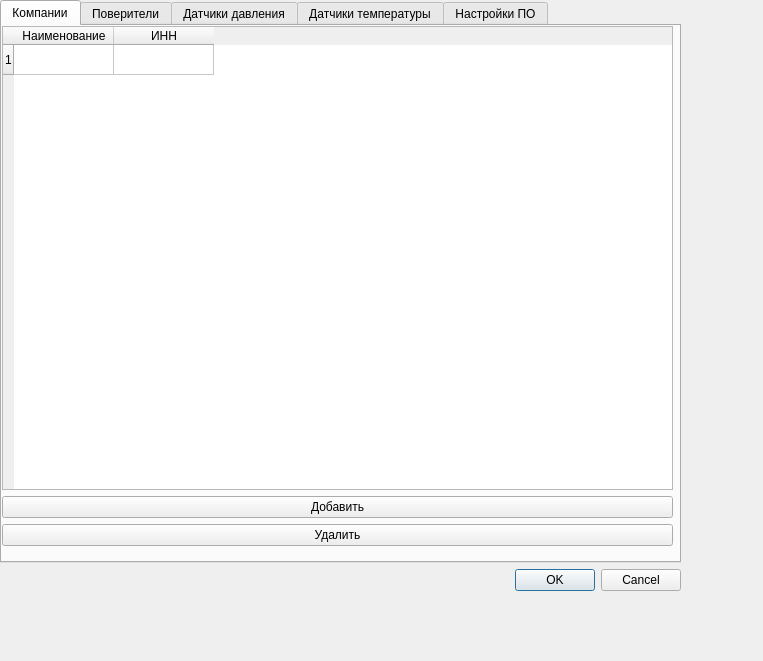
<?xml version="1.0" encoding="UTF-8"?>
<ui version="4.0">
 <class>OptionsDialog</class>
 <widget class="QDialog" name="OptionsDialog">
  <property name="windowModality">
   <enum>Qt::NonModal</enum>
  </property>
  <property name="geometry">
   <rect>
    <x>0</x>
    <y>0</y>
    <width>763</width>
    <height>661</height>
   </rect>
  </property>
  <property name="windowTitle">
   <string>Настройки</string>
  </property>
  <property name="modal">
   <bool>true</bool>
  </property>
  <widget class="QWidget" name="verticalLayoutWidget_2">
   <property name="geometry">
    <rect>
     <x>0</x>
     <y>0</y>
     <width>681</width>
     <height>591</height>
    </rect>
   </property>
   <layout class="QVBoxLayout" name="verticalLayout_2">
    <item>
     <widget class="QTabWidget" name="tabWidget">
      <property name="tabShape">
       <enum>QTabWidget::Rounded</enum>
      </property>
      <property name="currentIndex">
       <number>0</number>
      </property>
      <widget class="QWidget" name="tab_3">
       <attribute name="title">
        <string>Компании</string>
       </attribute>
       <widget class="QWidget" name="verticalLayoutWidget">
        <property name="geometry">
         <rect>
          <x>0</x>
          <y>0</y>
          <width>671</width>
          <height>520</height>
         </rect>
        </property>
        <layout class="QVBoxLayout" name="lay">
         <property name="sizeConstraint">
          <enum>QLayout::SetMaximumSize</enum>
         </property>
         <property name="leftMargin">
          <number>0</number>
         </property>
         <property name="topMargin">
          <number>0</number>
         </property>
         <item>
          <widget class="QTableWidget" name="CompanyTableWidget">
           <property name="alternatingRowColors">
            <bool>true</bool>
           </property>
           <property name="selectionMode">
            <enum>QAbstractItemView::SingleSelection</enum>
           </property>
           <property name="selectionBehavior">
            <enum>QAbstractItemView::SelectRows</enum>
           </property>
           <property name="rowCount">
            <number>1</number>
           </property>
           <property name="columnCount">
            <number>2</number>
           </property>
           <row/>
           <column>
            <property name="text">
             <string>Наименование</string>
            </property>
           </column>
           <column>
            <property name="text">
             <string>ИНН</string>
            </property>
           </column>
          </widget>
         </item>
         <item>
          <widget class="QPushButton" name="AddButton">
           <property name="text">
            <string>Добавить</string>
           </property>
           <property name="flat">
            <bool>false</bool>
           </property>
          </widget>
         </item>
         <item>
          <widget class="QPushButton" name="DeleteButton">
           <property name="text">
            <string>Удалить</string>
           </property>
          </widget>
         </item>
        </layout>
       </widget>
      </widget>
      <widget class="QWidget" name="tab">
       <attribute name="title">
        <string>Поверители</string>
       </attribute>
       <widget class="QWidget" name="verticalLayoutWidget_3">
        <property name="geometry">
         <rect>
          <x>0</x>
          <y>0</y>
          <width>671</width>
          <height>501</height>
         </rect>
        </property>
        <layout class="QVBoxLayout" name="verticalLayout_3">
         <property name="sizeConstraint">
          <enum>QLayout::SetMaximumSize</enum>
         </property>
         <item>
          <widget class="QTableWidget" name="PovTableWidget">
           <property name="alternatingRowColors">
            <bool>true</bool>
           </property>
           <property name="selectionMode">
            <enum>QAbstractItemView::SingleSelection</enum>
           </property>
           <property name="selectionBehavior">
            <enum>QAbstractItemView::SelectRows</enum>
           </property>
           <property name="rowCount">
            <number>2</number>
           </property>
           <property name="columnCount">
            <number>1</number>
           </property>
           <row/>
           <row/>
           <column>
            <property name="text">
             <string>ФИО</string>
            </property>
           </column>
          </widget>
         </item>
         <item>
          <widget class="QPushButton" name="AddPovButton">
           <property name="text">
            <string>Добавить</string>
           </property>
          </widget>
         </item>
         <item>
          <widget class="QPushButton" name="DeletePovButton">
           <property name="text">
            <string>Удалить</string>
           </property>
          </widget>
         </item>
        </layout>
       </widget>
      </widget>
      <widget class="QWidget" name="widget">
       <attribute name="title">
        <string>Датчики давления</string>
       </attribute>
       <widget class="QWidget" name="verticalLayoutWidget_4">
        <property name="geometry">
         <rect>
          <x>2</x>
          <y>3</y>
          <width>671</width>
          <height>501</height>
         </rect>
        </property>
        <layout class="QVBoxLayout" name="verticalLayout_4">
         <item>
          <widget class="QTableWidget" name="PTableWidget">
           <property name="alternatingRowColors">
            <bool>true</bool>
           </property>
           <property name="selectionMode">
            <enum>QAbstractItemView::SingleSelection</enum>
           </property>
           <property name="selectionBehavior">
            <enum>QAbstractItemView::SelectRows</enum>
           </property>
           <property name="rowCount">
            <number>2</number>
           </property>
           <property name="columnCount">
            <number>1</number>
           </property>
           <row/>
           <row/>
           <column>
            <property name="text">
             <string>Модель</string>
            </property>
           </column>
          </widget>
         </item>
         <item>
          <widget class="QPushButton" name="PAddButton">
           <property name="text">
            <string>Добавить</string>
           </property>
          </widget>
         </item>
         <item>
          <widget class="QPushButton" name="PDeleteButton">
           <property name="text">
            <string>Удалить</string>
           </property>
          </widget>
         </item>
        </layout>
       </widget>
      </widget>
      <widget class="QWidget" name="tab_2">
       <attribute name="title">
        <string>Датчики температуры</string>
       </attribute>
       <widget class="QWidget" name="verticalLayoutWidget_5">
        <property name="geometry">
         <rect>
          <x>0</x>
          <y>0</y>
          <width>671</width>
          <height>501</height>
         </rect>
        </property>
        <layout class="QVBoxLayout" name="verticalLayout_5">
         <item>
          <widget class="QTableWidget" name="tTableWidget">
           <property name="alternatingRowColors">
            <bool>true</bool>
           </property>
           <property name="selectionMode">
            <enum>QAbstractItemView::SingleSelection</enum>
           </property>
           <property name="selectionBehavior">
            <enum>QAbstractItemView::SelectRows</enum>
           </property>
           <property name="rowCount">
            <number>2</number>
           </property>
           <property name="columnCount">
            <number>1</number>
           </property>
           <row/>
           <row/>
           <column>
            <property name="text">
             <string>Модель</string>
            </property>
           </column>
          </widget>
         </item>
         <item>
          <widget class="QPushButton" name="tAddButton">
           <property name="text">
            <string>Добавить</string>
           </property>
          </widget>
         </item>
         <item>
          <widget class="QPushButton" name="tDeleteButton">
           <property name="text">
            <string>Удалить</string>
           </property>
          </widget>
         </item>
        </layout>
       </widget>
      </widget>
      <widget class="QWidget" name="tab_4">
       <attribute name="title">
        <string>Настройки ПО</string>
       </attribute>
       <widget class="QLabel" name="label">
        <property name="geometry">
         <rect>
          <x>20</x>
          <y>30</y>
          <width>381</width>
          <height>17</height>
         </rect>
        </property>
        <property name="text">
         <string>ftp сервер для обновлений:</string>
        </property>
       </widget>
       <widget class="QLineEdit" name="ServerEdit">
        <property name="geometry">
         <rect>
          <x>40</x>
          <y>50</y>
          <width>411</width>
          <height>27</height>
         </rect>
        </property>
       </widget>
      </widget>
     </widget>
    </item>
    <item>
     <widget class="QDialogButtonBox" name="buttonBox">
      <property name="orientation">
       <enum>Qt::Horizontal</enum>
      </property>
      <property name="standardButtons">
       <set>QDialogButtonBox::Cancel|QDialogButtonBox::Ok</set>
      </property>
     </widget>
    </item>
   </layout>
  </widget>
 </widget>
 <resources/>
 <connections>
  <connection>
   <sender>buttonBox</sender>
   <signal>accepted()</signal>
   <receiver>OptionsDialog</receiver>
   <slot>accept()</slot>
   <hints>
    <hint type="sourcelabel">
     <x>248</x>
     <y>254</y>
    </hint>
    <hint type="destinationlabel">
     <x>157</x>
     <y>274</y>
    </hint>
   </hints>
  </connection>
  <connection>
   <sender>buttonBox</sender>
   <signal>rejected()</signal>
   <receiver>OptionsDialog</receiver>
   <slot>reject()</slot>
   <hints>
    <hint type="sourcelabel">
     <x>316</x>
     <y>260</y>
    </hint>
    <hint type="destinationlabel">
     <x>286</x>
     <y>274</y>
    </hint>
   </hints>
  </connection>
 </connections>
</ui>
